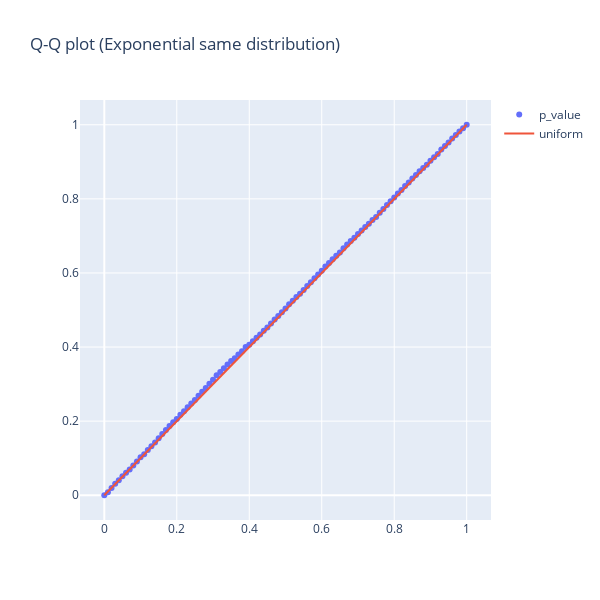

Source (notebook cell):
### Code cell
probs, x = get_probs_by_threshold(np.array(p_values_ttest['expon']))
fig = go.Figure([go.Scatter(x=x, y=probs, mode="markers", name="p_value"),
                 go.Scatter(x=x, y=x, mode="lines", name="uniform")])
fig.update_layout(height=600, width=600, title="Q-Q plot (Exponential same distribution)")
fig
